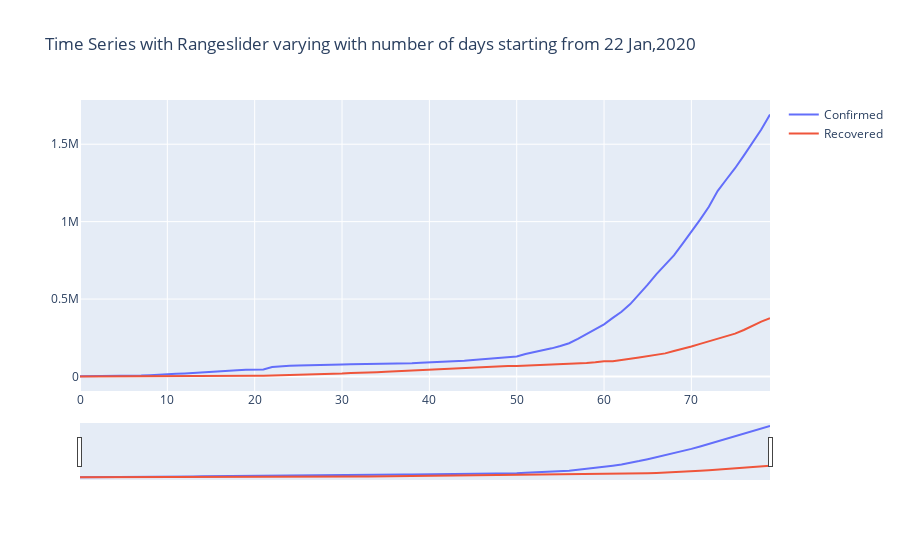

Notebook source saved alongside this figure:
### Code cell
fig = go.Figure()
fig.add_trace(go.Scatter(
                x = res,
                y = total_sum_column['Confirmed'],
                name="Confirmed"))

fig.add_trace(go.Scatter(
                x = res,
                y=total_sum_column['Recovered'],
                name="Recovered"))
                

fig.update_layout(title_text='Time Series with Rangeslider varying with number of days starting from 22 Jan,2020',
                  xaxis_rangeslider_visible=True)
py.offline.iplot(fig)
